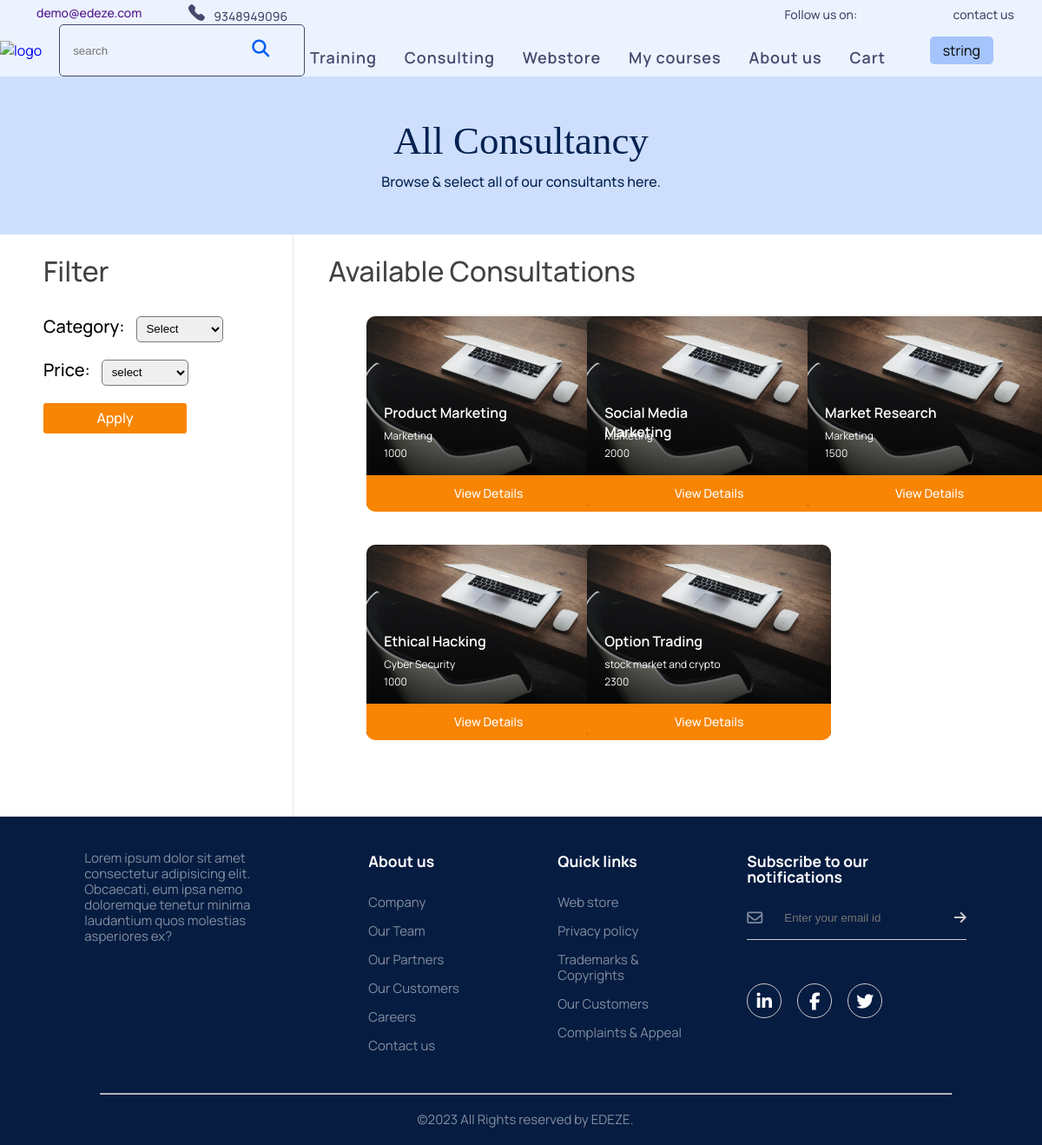
The app's page /2/consulting with its own data.
### tables this page shows
CREATE TABLE user (User_id integer primary key,First_name varchar,Last_name varchar,Email varchar,Password BINARY(64), "status" INTEGER);

CREATE TABLE consult(Cons_id INTEGER PRIMARY KEY,Join_id INTEGER,Consult_name VARCHAR,Category VARCHAR,Price INTEGER,DESC VARCHAR,Author VARCHAR);

### main.py (the view)
@app.get('/{id}/consulting')
def consulting(request:Request,id):
    import course
    cons=course.consulting()
    cons_json=json.loads(cons)
    lst1=course.unique_category_consulting()
    import course
    name=course.user_first_name(id)
    return templates.TemplateResponse("consulting.html",{"request": request,"cons":cons_json,"id":id,"filt1":lst1,"name":name})

### templates/consulting.html (shortened to what this page needs)
<!DOCTYPE html>
<html lang="en">
<head>
    <link rel="stylesheet" href="/static/css/header-footer.css">
    <link rel="stylesheet" href="/static/css/consulting.css">
</head>
<body>
    <header>
        <div class="container">
            <div class="contact">
               <span> <a href=""><img src="/static/images/mail_icon.svg" alt="">demo@edeze.com </a></span>
                <span><img src="/static/images/call_icon.svg" alt="">9348949096</span>
            </div>
            <div class="social">
                <span>Follow us on:</span>
                <a href=""><img src="/static/images/Insta_icon.svg" alt=""></a>
                <span >contact us</span>
            </div>
        </div>
        <div class=" nav">
            <div class="left-part">
                <a href="/"><img src="/static/images/logo.svg" alt="logo" class="logo"></a>
                <div class="search-box">
                    <input type="text" id="search" placeholder="search">
                    <button type="submit" onclick="search()"><i class="fa-solid fa-magnifying-glass icon-search"></i></button>
                </div>
            </div>
             <div class="group">
                <ul class="navigation">
                    <li><a href="/{{id}}/Course" id="training">Training</a></li>
                    <li><a href="/{{id}}/consulting">Consulting</a></li>
                    <li><a href="/{{id}}/webstore">Webstore</a></li>
                    <li><a href="/{{id}}/MyCourse">My courses</a></li>
                    <li><a href="/aboutus">About us</a></li>
                    <li><a href="/{{id}}/cart">Cart</a></li>
                </ul>
             </div>
            <div class="user-profile">
                <p class="profile-name">{{name}}</p>
            </div>
        </div>
    </header>
    <section >
        <div class="page-header">
            <h1>All Consultancy</h1>
            <p>Browse & select all of our consultants here. </p>
        </div>
    </section>
    <section class="main-section">
        <div class="filter-section">
            <h2>Filter</h2>
            <form method="POST" action="/{{id}}/filterConsulting">
                <label for="course">Category:</label>
                <select name="course" id="course">
                    <option value="">Select</option>
                </select>
                <br>
                <label for="price">Price:</label>
                <select name="price" id="price">
                    <option value="select" selected>select</option>
                </select>
                <br>
                <input type="submit" value="Apply" class="filter_serachBtn">
            </form>
        </div>
        <div class="course-section">
            <h2>Available Consultations</h2>
            <div class="container">
                {% for co in cons %}
                    <div class="consultations">
                        <img src="/static/images/consulting-image.svg" alt="">
                        <span>{{co["Consult_name"]}}</span>
                        <p class="category">{{co["Category"]}}</p>
                        <p class="consult_price">{{co["Price"]}}</p>
                        <button class="view-detail-btn" id="viewDetail" onclick="window.location.href='/consultingdetails/{{id}}/{{co["Cons_id"] }}'">View Details</button>
                    </div>
                {% endfor %}
            </div>
        </div>
    </section>
    <footer>
        <div class="row">
            <div class="col">
                <p>Lorem ipsum dolor sit amet consectetur adipisicing elit. Obcaecati, eum ipsa nemo doloremque tenetur minima laudantium quos molestias asperiores ex?</p>
            </div>
            <div class="col">
                <h3>About us</h3>
                <ul>
                    <li><a href="">Company</a></li>
                    <li><a href="">Our Team</a></li>
                    <li><a href="">Our Partners</a></li>
                    <li><a href="">Our Customers</a></li>
                    <li><a href="">Careers</a></li>
                    <li><a href="">Contact us</a></li>
                </ul>
            </div>
            <div class="col">
                <h3>Quick links</h3>
                <ul>
                    <li><a href="">Web store</a></li>
                    <li><a href="">Privacy policy</a></li>
                    <li><a href="">Trademarks & Copyrights</a></li>
                    <li><a href="">Our Customers</a></li>
                    <li><a href="">Complaints & Appeal</a></li>
                </ul>
            </div>
            <div class="col">
                <h3>Subscribe to our notifications</h3>
                <form>
                    <i class="fa-regular fa-envelope"></i>
                    <input type="email" placeholder="Enter your email id" required>
                    <button type="submit"><i class="fa-solid fa-arrow-right"></i></button>
                </form>
                <div class="social-icons">
                    <i class="fa-brands fa-linkedin-in"></i>
                    <i class="fa-brands fa-facebook-f"></i>
                    <i class="fa-brands fa-twitter"></i>
                </div>
            </div>
        </div>
        <hr>
        <p class="copyright">©2023 All Rights reserved by EDEZE.</p>
    </footer>
</body>
</html>

### static/css/header-footer.css (style rules this page uses)
header { background: #ECF3FF; width: 100%; }
.container { padding: 5px 32px 0px 32px; display: flex; justify-content: space-between; align-items: center; width: 100%; font-weight: 500; font-size: 14px; color: #454A6D; }
.contact { display: inherit; column-gap: 54px; }
.contact img { padding-right: 10px; }
.social span { padding-left: 40px; }
.nav { padding: 0px 16px 0px 0px; }
.left-part { display: inherit; align-items: center; gap: 20px; }
.left-part .logo { width: 184px; height: 80px; }
.nav { display: flex; justify-content: space-between; align-items: center; }
.group { display: flex; align-items: center; }
header ul { position: relative; display: flex; gap: 32px; }
header ul li { list-style-type: none; padding-top: 15px; }
header ul li a { position: relative; font-size: 18px; color: #454A6D; font-weight: 600; letter-spacing: 0.05em; }
header ul li a::before { content: ""; position: absolute; bottom: -2px; width: 100%; height: 2px; background: #005DF2; transform: scale(0); transition: transform 0.4s ease-in-out; transform-origin: right; }
.nav img { width: 45px; cursor: pointer; padding-left: 0px; }
footer { width: 100%; background: #061C41; color: rgb(255,255,255,.5); padding: 10px 50px 20px 60px; font-family: 'Manrope'; font-size: 15px; line-height: 18px; }
.row { width: 100%; display: flex; flex-wrap: wrap; align-items: flex-start; justify-content: space-around; }
.col { flex-basis: 25%; padding: 10px; }
.col:nth-child(2),.col:nth-child(3) { flex-basis: 15%; }
.col h3 { margin-top: 22px; margin-bottom: 30px; color: #FFFFFF; }
.col ul li { list-style: none; padding-bottom: 15px; }
ul li a { color: rgb(255,255,255,.5); }
footer form { padding-bottom: 15px; display: flex; align-items: center; justify-content: flex-start; border-bottom: 1px solid #ccc; margin-bottom: 50px; gap: 15px; }
footer form .fa-regular { font-size: 18px; margin-right: 10px; }
footer form input { width: 100%; background: transparent; color: #ccc; border: 0; outline: 0; }
footer form button { background-color: transparent; border: 0; outline: none; cursor: pointer; }
footer form .fa-solid { font-size: 16px; color: #ccc; }
.social-icons .fa-brands { width: 40px; height: 40px; border-radius: 50%; text-align: center; line-height: 40px; font-size: 20px; color: #FFFFFF; background: transparent; border: 1px solid #ccc; margin-right: 15px ; cursor: pointer; }
footer hr { width: 90%; margin: 20px auto; border-bottom: 1px solid #ccc; }
.copyright { text-align: center; }
@media (max-width: 1400px) { header { width: 100vw; } }
.nav .user-profile { display: flex; justify-content: center; align-items: center; margin-right: 40px; }
.nav .user-profile p { background: #A5C4FC; border-radius: 5px; padding: 5px 15px; }
.search-box { padding-left: 15px; border: 1px solid #454A6D; border-radius: 5px; background-color: inherit; }
.search-box input { background: transparent; border: 0px; outline: 0px; width: 243px; height: 58px; }
.search-box button { font-size: 20px; border: none; background: none; position: relative; color: #005DF2; right: 40px; }

### templates/consulting.html (style rules this page uses)
.course-section h2 { padding-left: 40px; }

### records on screen
user: First_name "string"
consult: Consult_name "Product Marketing", Category "Marketing", Price "1000"
consult: Consult_name "Social Media Marketing", Category "Marketing", Price "2000"
consult: Consult_name "Market Research", Category "Marketing", Price "1500"
consult: Consult_name "Ethical Hacking", Category "Cyber Security", Price "1000"
consult: Consult_name "Option Trading", Category "stock market and crypto", Price "2300"
